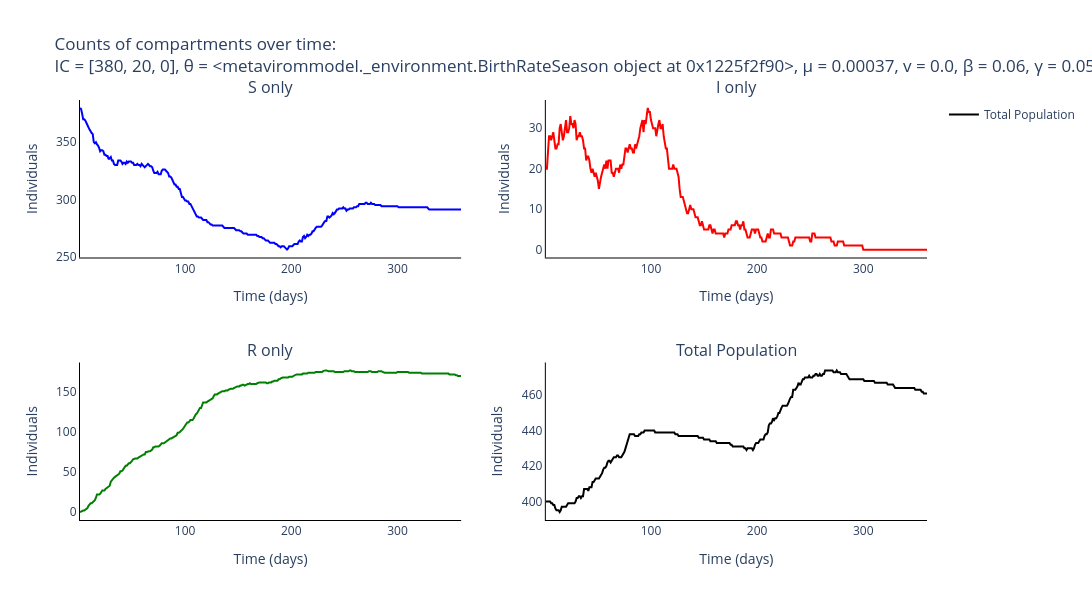

This figure's notebook cell:
### Markdown cell above
#### All iterations

### Code cell
# Trace names - represent the type of individuals for the simulation
trace_name = ['{}'.format(s) for s in compartments]

# Names of panels
panels = ['{} only'.format(s) for s in compartments] + ['Total Population']

fig = go.Figure()
fig = make_subplots(rows=int(np.ceil(len(panels)/2)), cols=2, subplot_titles=tuple('{}'.format(p) for p in panels))

# Add traces to the separate counts panels
for s, spec in enumerate(compartments):
    for _ in range(num_experiments):
        fig.add_trace(
            go.Scatter(
                y=output_algorithm[_, :, s].tolist(),
                x=times,
                mode='lines',
                name=trace_name[s],
                line_color=colours[s],
                showlegend=False,
            ),
            row= int(np.floor(s / 2)) + 1,
            col= s % 2 + 1
        )

fig.add_trace(
    go.Scatter(
        y=np.mean(np.sum(output_algorithm, axis=2), axis=0).tolist(),
        x=times,
        mode='lines',
        name='Total Population',
        line_color='black'
    ),
    row= 2,
    col= 2
)

# Add axis labels
fig.update_layout(
    title='Counts of compartments over time:<br>IC = {}, θ = {}, μ = {}, v = {}, β = {:.2f}, γ = {:.2f}'.format(parameters[0:3], parameters[3], parameters[4], parameters[5], parameters[6], parameters[7]),
    width=1100, 
    height=600,
    plot_bgcolor='white',
    xaxis=dict(
        linecolor='black',
        title = 'Time (days)'
        ),
    yaxis=dict(
        linecolor='black',
        title = 'Individuals'),
    xaxis2=dict(
        linecolor='black',
        title = 'Time (days)'
        ),
    yaxis2=dict(
        linecolor='black',
        title = 'Individuals'),
    xaxis3=dict(
        linecolor='black',
        title = 'Time (days)'
        ),
    yaxis3=dict(
        linecolor='black',
        title = 'Individuals'),
    xaxis4=dict(
        linecolor='black',
        title = 'Time (days)'
        ),
    yaxis4=dict(
        linecolor='black',
        title = 'Individuals')
    #legend=dict(
    #    orientation="h",
    #    yanchor="bottom",
    #    y=1.02,
    #    xanchor="right",
    #    x=1
    #)
    )

fig.write_image('images/SIR-gillespie-separate-Herpeirsus.pdf')
fig.show()

### Figure 1 — Plotly figure (JSON) as saved in the notebook; plotly's stock layout.template omitted (floating-point values rounded to 4 significant figures; data arrays with more than 128 entries replaced by an {"elided": "..."} marker saying what was removed)
{"data": [{"line": {"color": "blue"}, "mode": "lines", "name": "S", "showlegend": false, "type": "scatter", "x": {"elided": "360 int values"}, "xaxis": "x", "y": {"elided": "360 int values"}, "yaxis": "y"}, {"line": {"color": "red"}, "mode": "lines", "name": "I", "showlegend": false, "type": "scatter", "x": {"elided": "360 int values"}, "xaxis": "x2", "y": {"elided": "360 int values"}, "yaxis": "y2"}, {"line": {"color": "green"}, "mode": "lines", "name": "R", "showlegend": false, "type": "scatter", "x": {"elided": "360 int values"}, "xaxis": "x3", "y": {"elided": "360 int values"}, "yaxis": "y3"}, {"line": {"color": "black"}, "mode": "lines", "name": "Total Population", "type": "scatter", "x": {"elided": "360 int values"}, "xaxis": "x4", "y": {"elided": "360 int values"}, "yaxis": "y4"}], "layout": {"annotations": [{"font": {"size": 16}, "showarrow": false, "text": "S only", "x": 0.225, "xanchor": "center", "xref": "paper", "y": 1, "yanchor": "bottom", "yref": "paper"}, {"font": {"size": 16}, "showarrow": false, "text": "I only", "x": 0.775, "xanchor": "center", "xref": "paper", "y": 1, "yanchor": "bottom", "yref": "paper"}, {"font": {"size": 16}, "showarrow": false, "text": "R only", "x": 0.225, "xanchor": "center", "xref": "paper", "y": 0.375, "yanchor": "bottom", "yref": "paper"}, {"font": {"size": 16}, "showarrow": false, "text": "Total Population", "x": 0.775, "xanchor": "center", "xref": "paper", "y": 0.375, "yanchor": "bottom", "yref": "paper"}], "height": 600, "plot_bgcolor": "white", "title": {"text": "Counts of compartments over time:<br>IC = [380, 20, 0], θ = <metavirommodel._environment.BirthRateSeason object at 0x1225f2f90>, μ = 0.00037, v = 0.0, β = 0.06, γ = 0.05"}, "width": 1100, "xaxis": {"anchor": "y", "domain": [0, 0.45], "linecolor": "black", "title": {"text": "Time (days)"}}, "xaxis2": {"anchor": "y2", "domain": [0.55, 1], "linecolor": "black", "title": {"text": "Time (days)"}}, "xaxis3": {"anchor": "y3", "domain": [0, 0.45], "linecolor": "black", "title": {"text": "Time (days)"}}, "xaxis4": {"anchor": "y4", "domain": [0.55, 1], "linecolor": "black", "title": {"text": "Time (days)"}}, "yaxis": {"anchor": "x", "domain": [0.625, 1], "linecolor": "black", "title": {"text": "Individuals"}}, "yaxis2": {"anchor": "x2", "domain": [0.625, 1], "linecolor": "black", "title": {"text": "Individuals"}}, "yaxis3": {"anchor": "x3", "domain": [0, 0.375], "linecolor": "black", "title": {"text": "Individuals"}}, "yaxis4": {"anchor": "x4", "domain": [0, 0.375], "linecolor": "black", "title": {"text": "Individuals"}}}}
